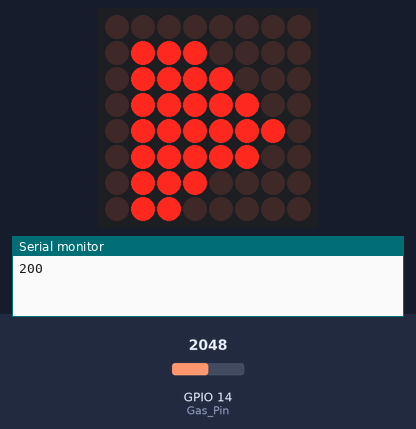
A sketch run on a simulated ESP32. On the bench: 8×8 LED matrix, the last lines printed to the serial monitor. The test bench sets the inputs (shaded band); at power-on: GPIO 14 (Gas_Pin) = 2048.

Above: at 7.4 s.
7.5 s: GPIO 14 (Gas_Pin) set to 341
9.5 s: GPIO 14 (Gas_Pin) set to 295
At 13.1 s:
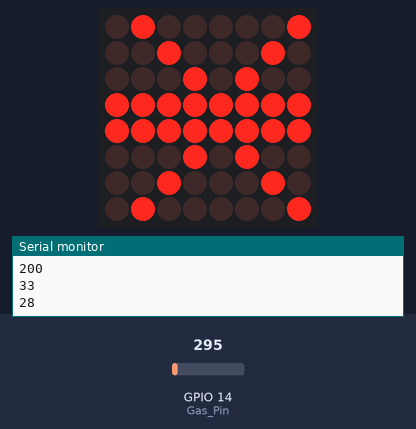
13.3 s: GPIO 14 (Gas_Pin) set to 491
At 16.5 s:
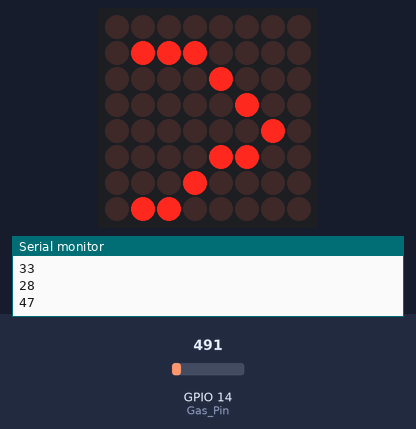
17.1 s: GPIO 14 (Gas_Pin) set to 0
At 21.2 s:
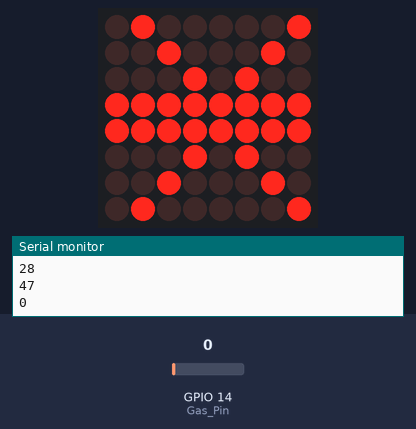
Timing chart, 0 to 21.9 s (numbered marks = the images above; inputs shaded):
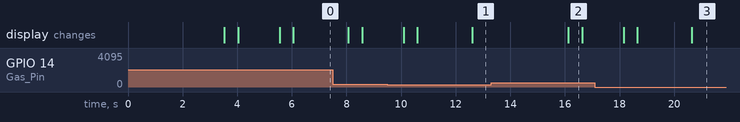

The sketch:

Alarma_de_Incendios.ino
```cpp
/*
 * Fundacion Kinal
 * Centro educativo tecnico laboral Kinal
 * Electronica
 * Grado: Quinto
 * Sección: A
 * Curso: Taller de electronica digital y reparación de computadoras I
 * Nombre: Edgar Emanuel Gálvez Bol
 * Carnet: 2019253
*/
//Librerias
#include <LedControl.h>
#include <Ticker.h>
//Defino mis pines
#define D_Pin 2
#define CS_Pin 3
#define CLK_Pin 4
#define Gas_Pin 14
void L_Gas();

LedControl MATRIX = LedControl(D_Pin,CLK_Pin,CS_Pin,1);
Ticker ISR_GAS(L_Gas,3000);

int Pro;
int E_Gas;
const int T_Matrix = 8;

byte FIRE_1[8] = {
B11111111,
B01000001,
B01000001,
B01000010,
B00100100,
B00010100,
B00001000,
B00000000
};
byte FIRE_2[8] = {
B11111111,
B01111111,
B01111111,
B01111110,
B00111100,
B00011100,
B00001000,
B00000000
};
byte Copo_Nieve [8] = {
B00011000,
B10011001,
B01011010,
B00111100,
B00011000,
B00111100,
B01011010,
B10011001
};

void setup() {
  MATRIX.shutdown(0, false);
  MATRIX.setIntensity(0, 15);
  MATRIX.clearDisplay(0);
  pinMode(Gas_Pin, INPUT);
  ISR_GAS.start();
  Serial.begin(9600);
}

void loop() {
 ISR_GAS.update();

  if (Pro > 30) {
    alerta_fuego();
  } else {
    for (int i = 0; i < T_Matrix; i++) {
    MATRIX.setColumn(0, i, Copo_Nieve[i]);
  }
  }
  delay(1000);
}
void L_Gas(){
  int suma =0;

  for(int i = 0; i < 5; i++){
  E_Gas = map(analogRead(Gas_Pin),0,1023,0,100);
  suma = suma + E_Gas;
  delay(100);
  }
  Pro = suma/5;
  Serial.println(E_Gas);
}

void alerta_fuego() {
  MATRIX.clearDisplay(0);
for(int t = 0; t<5;t++){
  for (int i = T_Matrix; i > 0; i--)
    MATRIX.setColumn(0, i, FIRE_1[i]);
  }
  delay(500);

  for (int i = T_Matrix; i > 0; i--) {
    MATRIX.setColumn(0, i, FIRE_2[i]);
  }
  delay(500);
}
```

Measured:
- the behaviour switches between 318 and 317 on GPIO 14 (Gas_Pin) (found by bisection; images 0 and 1)
- after the input at 9.5 s, the display: first differs from a run without the input after 3.1 s (image 1)
- after the input at 13.3 s, the display: changes after 2.8 s (image 2)
- after the input at 17.1 s, the display: first differs from a run without the input after 3.6 s (image 3)
- what the display in image 2 shows lasts 0.5 s, from 16.1 s to 16.6 s
